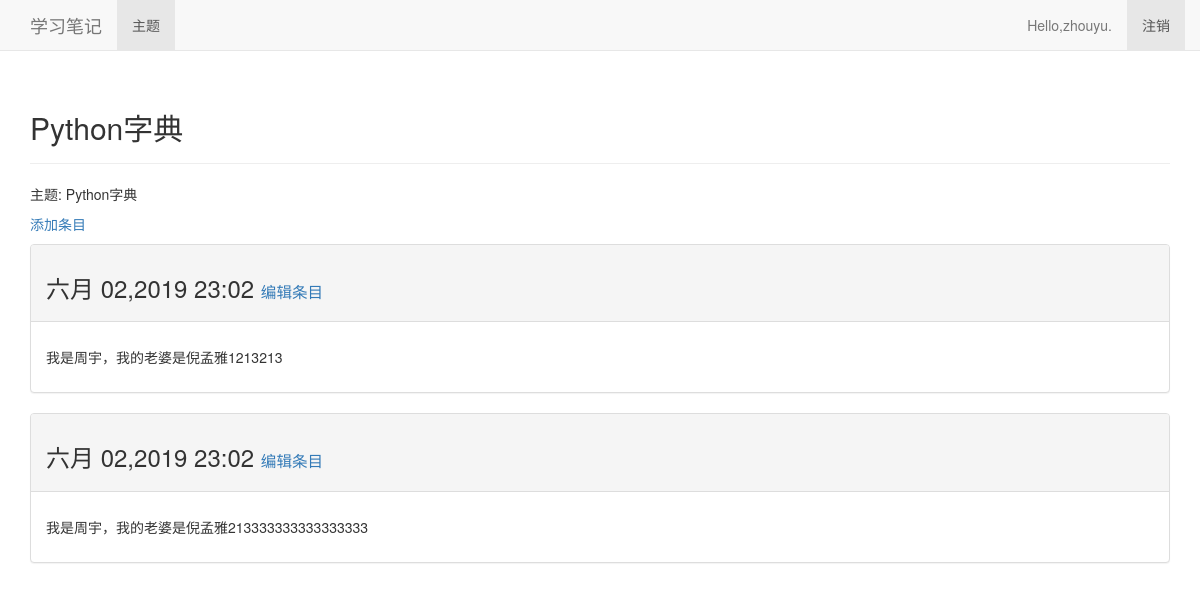
The page /topics/2/ (signed in) on the database its author committed.
### learning_logs/models.py (models this page shows, shortened)
class Topic(models.Model):
	text=models.CharField(max_length=200)
	date_added=models.DateTimeField(auto_now_add=True)
	owner = models.ForeignKey(User) #创建关联表与Django的登录User有外键关系
	def __str__(self):
		return self.text

class Entry(models.Model):
	topic=models.ForeignKey(Topic)
	text = models.TextField()
	date_added=models.DateTimeField(auto_now_add=True)
	class Meta:
		verbose_name_plural = "entries"

### learning_logs/views.py (the view)
# urls.py: url(r'^topics/(?P<topic_id>\d+)/$',views.topic,name='topic'),
@login_required
def topic(request,topic_id):
	topic = Topic.objects.get(id=topic_id)
	if topic.owner != request.user:
		raise Http404
	entries = topic.entry_set.order_by('-date_added')
	context = {"topic":topic,'entries':entries}
	return render(request,'learning_logs/topic.html',context)

### learning_logs/templates/learning_logs/topic.html
{% extends "learning_logs/base.html" %}
{%block header%}
	<h2>{{topic}}</h2>
{%endblock header%}
{% block content %}
<p>主题: {{topic}}</p>
<p>
	<a href={%url 'learning_logs:new_entry' topic.id%}>添加条目</a>
</p>
	{%for entry in  entries%}
	<div class="panel panel-default">
		<div class="panel-heading">
		<h3>
		{{entry.date_added| date:'M d,Y H:i'}}
		<small>
			<a href={%url 'learning_logs:edit_entry' entry.id%}>编辑条目</a>
		</small>
		</h3>
		</div>
		<div class="panel-body">
		<p>{{entry.text|linebreaks}}</p>
		</div>
	</div>
	{% empty %}
		没有创建任何条目
	{%endfor%}
{% endblock content %}

### learning_logs/templates/learning_logs/base.html (shortened to what this page needs)
{% load bootstrap3 %}
<!DOCTYPE html>
<html lang="en">
	<head>
	</head>
	{% bootstrap_css %}
	<body>
		<nav class="navbar navbar-default navbar-static-top">
      <div class="container">
        <div class="navbar-header">
          <a class="navbar-brand" href="{%url 'learning_logs:index'%}">学习笔记</a>
        </div>
        <div id="navbar" class="navbar-collapse collapse">
          <ul class="nav navbar-nav">
            <li class="active"><a href="{%url 'learning_logs:topics'%}">主题</a></li>
          </ul>
          <ul class="nav navbar-nav navbar-right">
			{%if user.is_authenticated %}
			<li><a>Hello,{{user.username}}.</a></li>
            <li class="active"><a href="{%url 'users:logout'%}">注销</a></li>
			{% else %}
            <li class="active"><a href="{%url 'users:register'%}">注册</a></li>
            <li class="active"><a href="{%url 'users:login'%}">登录</a></li>
			{%endif%}
          </ul>
        </div>
      </div>
    </nav>
	<div class="container">
		<div class="page-header">
			{% block header %}{% endblock header %}
		</div>
		<div>
			{% block content %}{% endblock content %}
		</div>
	</div>
	</body>
</html>

### rows shown on the page
Topic: text "Python字典"
Entry: date_added "六月 02,2019 23:02", text "我是周宇，我的老婆是倪孟雅1213213"
Entry: date_added "六月 02,2019 23:02", text "我是周宇，我的老婆是倪孟雅213333333333333333"

### other values the page prints
{{ user.username }} "zhouyu"
